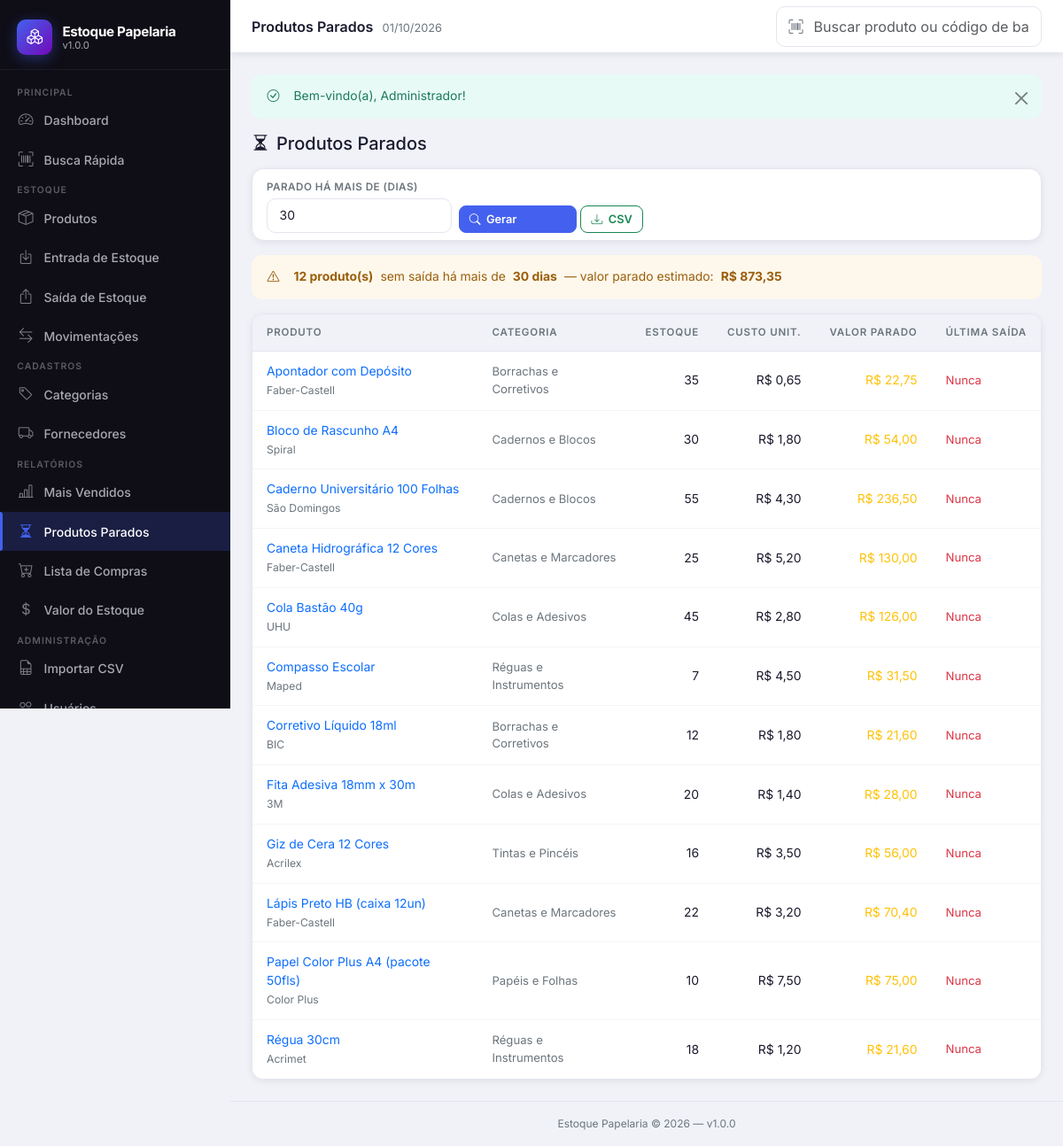
Screenshot of /radartechh/estoque/public/relatorios/parados (signed in) with the database file from the repository.
### tables this page shows
CREATE TABLE IF NOT EXISTS `produtos` (
    `id`             INT UNSIGNED AUTO_INCREMENT PRIMARY KEY,
    `nome`           VARCHAR(200)   NOT NULL,
    `codigo_barras`  VARCHAR(50)    DEFAULT NULL,
    `categoria_id`   INT UNSIGNED   DEFAULT NULL,
    `marca`          VARCHAR(100)   DEFAULT NULL,
    `preco_custo`    DECIMAL(10,2)  NOT NULL DEFAULT 0.00,
    `preco_venda`    DECIMAL(10,2)  NOT NULL DEFAULT 0.00,
    `estoque_atual`  INT            NOT NULL DEFAULT 0,
    `estoque_minimo` INT            NOT NULL DEFAULT 5,
    `ativo`          TINYINT(1)     NOT NULL DEFAULT 1,
    `criado_em`      DATETIME       NOT NULL DEFAULT CURRENT_TIMESTAMP,
    `atualizado_em`  DATETIME       NOT NULL DEFAULT CURRENT_TIMESTAMP ON UPDATE CURRENT_TIMESTAMP,
    UNIQUE KEY `uq_codigo_barras` (`codigo_barras`),
    INDEX `idx_produtos_nome`       (`nome`),
    INDEX `idx_produtos_categoria`  (`categoria_id`),
    INDEX `idx_produtos_ativo`      (`ativo`),
    INDEX `idx_produtos_estoque`    (`estoque_atual`, `estoque_minimo`),
    CONSTRAINT `fk_produto_categoria`
        FOREIGN KEY (`categoria_id`) REFERENCES `categorias` (`id`)
        ON UPDATE CASCADE ON DELETE SET NULL
);

CREATE TABLE IF NOT EXISTS `categorias` (
    `id`   INT UNSIGNED AUTO_INCREMENT PRIMARY KEY,
    `nome` VARCHAR(100) NOT NULL UNIQUE
);

### app/controllers/RelatoriosController.php (called while the page is built, shortened)
<?php
class RelatoriosController
{
    private PDO $db;
    public function __construct()
    {
        $this->db = getDB();
    }
    public function parados(?int $id = null): void
    {
        $dias = max(1, (int) ($_GET['dias'] ?? 30));
        $stmt = $this->db->prepare(
            'SELECT p.id, p.nome, p.marca, c.nome AS categoria,
                    p.estoque_atual, p.preco_custo, p.preco_venda,
                    (p.estoque_atual * p.preco_custo) AS valor_parado,
                    MAX(m.criado_em) AS ultima_saida
               FROM produtos p
               LEFT JOIN categorias c ON c.id = p.categoria_id
               LEFT JOIN movimentacoes m ON m.produto_id = p.id AND m.tipo = "saida"
              WHERE p.ativo = 1 AND p.estoque_atual > 0
              GROUP BY p.id, p.nome, p.marca, c.nome, p.estoque_atual, p.preco_custo, p.preco_venda
             HAVING ultima_saida IS NULL OR ultima_saida < DATE_SUB(NOW(), INTERVAL :dias DAY)
              ORDER BY ultima_saida ASC, p.nome ASC'
        );
        $stmt->bindValue(':dias', $dias, PDO::PARAM_INT);
        $stmt->execute();
        $produtos = $stmt->fetchAll();
        require_once dirname(__DIR__) . '/views/relatorios/parados.php';
    }
}

### config/database.php (called while the page is built, shortened)
<?php
function getDB(): PDO
{
    static $pdo = null;
    if ($pdo === null) {
        $dsn = sprintf(
            'mysql:host=%s;dbname=%s;charset=%s',
            DB_HOST,
            DB_NAME,
            DB_CHARSET
        );
        $opcoes = [
            PDO::ATTR_ERRMODE            => PDO::ERRMODE_EXCEPTION,
            PDO::ATTR_DEFAULT_FETCH_MODE => PDO::FETCH_ASSOC,
            PDO::ATTR_EMULATE_PREPARES   => false,
            PDO::MYSQL_ATTR_INIT_COMMAND => "SET NAMES utf8mb4 COLLATE utf8mb4_unicode_ci",
        ];
        try {
            $pdo = new PDO($dsn, DB_USER, DB_PASS, $opcoes);
        } catch (PDOException $e) {
            if (APP_DEBUG) {
                throw $e;
            }
            die('Não foi possível conectar ao banco de dados. Contate o administrador.');
        }
    }
    return $pdo;
}

### app/views/relatorios/parados.php (the view, shortened to what this page needs)
<?php
require_once dirname(__DIR__) . '/layouts/header.php';
$totalValor = array_sum(array_column($produtos, 'valor_parado'));
?>
<div class="d-flex justify-content-between align-items-center mb-3 flex-wrap gap-2">
  <h2 class="h5 fw-700 mb-0">
    <i class="bi bi-hourglass-split me-2"></i>Produtos Parados
  </h2>
</div>
<div class="card mb-3">
  <div class="card-body py-2">
    <form method="GET" action="<?= APP_URL ?>/relatorios/parados" class="row g-2 align-items-end">
      <div class="col-8 col-md-3">
        <label class="form-label mb-1" style="font-size:.73rem;">Parado há mais de (dias)</label>
        <input type="number" name="dias" class="form-control form-control-sm"
               value="<?= $dias ?>" min="1" max="3650">
      </div>
      <div class="col-4 col-md-3 d-flex gap-1">
        <button type="submit" class="btn btn-primary btn-sm flex-fill">
          <i class="bi bi-search"></i> Gerar
        </button>
        <a href="<?= APP_URL ?>/relatorios/parados?dias=<?= $dias ?>&exportar=1"
           class="btn btn-outline-success btn-sm">
          <i class="bi bi-download"></i> CSV
        </a>
      </div>
    </form>
  </div>
</div>
<?php if (!empty($produtos)): ?>
<div class="alert alert-warning mb-3">
  <i class="bi bi-exclamation-triangle me-2"></i>
  <strong><?= count($produtos) ?> produto(s)</strong> sem saída há mais de
  <strong><?= $dias ?> dias</strong> —
  valor parado estimado: <strong><?= moeda($totalValor) ?></strong>
</div>
<?php endif; ?>
<div class="card">
  <div class="table-responsive">
    <table class="table" aria-label="Produtos parados">
      <thead>
        <tr>
          <th>Produto</th>
          <th>Categoria</th>
          <th class="text-end">Estoque</th>
          <th class="text-end">Custo Unit.</th>
          <th class="text-end">Valor Parado</th>
          <th>Última Saída</th>
        </tr>
      </thead>
      <tbody>
        <?php if (empty($produtos)): ?>
          <tr>
            <td colspan="6" class="text-center py-5 text-success">
              <i class="bi bi-check-circle" style="font-size:2rem;"></i>
              <p class="mt-2 mb-0">Nenhum produto parado no período selecionado.</p>
            </td>
          </tr>
        <?php else: ?>
          <?php foreach ($produtos as $p): ?>
          <tr>
            <td>
              <a href="<?= APP_URL ?>/produtos/ver/<?= $p['id'] ?>"
                 class="fw-600 text-decoration-none"><?= e($p['nome']) ?></a>
              <?php if ($p['marca']): ?>
                <br><small class="text-secondary"><?= e($p['marca']) ?></small>
              <?php endif; ?>
            </td>
            <td class="text-secondary" style="font-size:.82rem;"><?= e($p['categoria'] ?? '—') ?></td>
            <td class="text-end fw-700"><?= $p['estoque_atual'] ?></td>
            <td class="text-end"><?= moeda((float)$p['preco_custo']) ?></td>
            <td class="text-end fw-700 text-warning"><?= moeda((float)$p['valor_parado']) ?></td>
            <td class="text-secondary" style="font-size:.82rem;">
              <?= $p['ultima_saida'] ? dataHora($p['ultima_saida']) : '<span class="text-danger fw-600">Nunca</span>' ?>
            </td>
          </tr>
          <?php endforeach; ?>
        <?php endif; ?>
      </tbody>
    </table>
  </div>
</div>
<?php require_once dirname(__DIR__) . '/layouts/footer.php'; ?>

### public/assets/css/estoque.css (style rules this page uses)
*, *::before, *::after { box-sizing: border-box; }
:root { --cor-primary: #4361ee; --cor-primary-dark: #3651d4; --cor-primary-light: #eef1fd; --cor-secondary: #7209b7; --cor-success: #2ec4b6; --cor-warning: #f4a261; --cor-danger: #e63946; --cor-info: #4cc9f0; --sidebar-bg: #0f0e17; --sidebar-width: 260px; --sidebar-text: #a8a8b3; --sidebar-text-hover:#ffffff; --sidebar-active-bg: rgba(67, 97, 238, 0.20); --sidebar-border: rgba(255,255,255,0.06); --body-bg: #f0f2f8; --card-bg: #ffffff; --text-primary: #1a1a2e; --text-secondary: #6c757d; --border-color: #e4e6ef; --shadow-sm: 0 2px 8px rgba(0,0,0,.07); --shadow-md: 0 4px 20px rgba(0,0,0,.10); --shadow-lg: 0 8px 40px rgba(0,0,0,.14); --transition: all 0.22s ease; }
html { scroll-behavior: smooth; }
body { font-family: 'Inter', sans-serif; background: var(--body-bg); color: var(--text-primary); font-size: 0.9rem; min-height: 100vh; margin: 0; }
a { text-decoration: none; transition: var(--transition); }
.card { background: var(--card-bg); border: 1px solid var(--border-color); border-radius: 14px; box-shadow: var(--shadow-sm); transition: var(--transition); }
.table-responsive { border-radius: 12px; }
.table { margin-bottom: 0; font-size: 0.87rem; }
.table thead th { background: var(--body-bg); color: var(--text-secondary); font-size: 0.72rem; font-weight: 600; text-transform: uppercase; letter-spacing: 0.07em; border-bottom: 1px solid var(--border-color); padding: 0.75rem 1rem; white-space: nowrap; }
.table tbody td { padding: 0.75rem 1rem; vertical-align: middle; border-bottom: 1px solid rgba(0,0,0,.04); color: var(--text-primary); }
.table tbody tr:last-child td { border-bottom: none; }
.form-control, .form-select { border: 1.5px solid var(--border-color); border-radius: 10px; padding: 0.5rem 0.85rem; font-size: 0.87rem; color: var(--text-primary); transition: var(--transition); background: #fff; }
.form-label { font-weight: 600; font-size: 0.8rem; color: var(--text-secondary); margin-bottom: 0.35rem; text-transform: uppercase; letter-spacing: 0.04em; }
.btn { border-radius: 10px; font-weight: 600; font-size: 0.85rem; padding: 0.5rem 1.1rem; transition: var(--transition); display: inline-flex; align-items: center; gap: 0.4rem; }
.btn-primary { background: var(--cor-primary); border-color: var(--cor-primary); color: #fff; }
.btn-sm { padding: 0.3rem 0.7rem; font-size: 0.8rem; border-radius: 8px; }
.alert { border: none; border-radius: 12px; font-size: 0.87rem; padding: 0.9rem 1.1rem; display: flex; align-items: center; gap: 0.5rem; }
.alert-warning { background: #fef8ec; color: #9a5e0a; }

### rows the page displays
produtos: nome "Apontador com Depósito", marca "Faber-Castell", categoria.nome "Borrachas e Corretivos", estoque_atual "35", preco_custo "R$ 0,65", valor_parado "R$ 22,75"
produtos: nome "Bloco de Rascunho A4", marca "Spiral", categoria.nome "Cadernos e Blocos", estoque_atual "30", preco_custo "R$ 1,80", valor_parado "R$ 54,00"
produtos: nome "Caderno Universitário 100 Folhas", marca "São Domingos", categoria.nome "Cadernos e Blocos", estoque_atual "55", preco_custo "R$ 4,30", valor_parado "R$ 236,50"
produtos: nome "Caneta Hidrográfica 12 Cores", marca "Faber-Castell", categoria.nome "Canetas e Marcadores", estoque_atual "25", preco_custo "R$ 5,20", valor_parado "R$ 130,00"
produtos: nome "Cola Bastão 40g", marca "UHU", categoria.nome "Colas e Adesivos", estoque_atual "45", preco_custo "R$ 2,80", valor_parado "R$ 126,00"
produtos: nome "Compasso Escolar", marca "Maped", categoria.nome "Réguas e Instrumentos", estoque_atual "7", preco_custo "R$ 4,50", valor_parado "R$ 31,50"
produtos: nome "Corretivo Líquido 18ml", marca "BIC", categoria.nome "Borrachas e Corretivos", estoque_atual "12", preco_custo "R$ 1,80", valor_parado "R$ 21,60"
produtos: nome "Fita Adesiva 18mm x 30m", marca "3M", categoria.nome "Colas e Adesivos", estoque_atual "20", preco_custo "R$ 1,40", valor_parado "R$ 28,00"
produtos: nome "Giz de Cera 12 Cores", marca "Acrilex", categoria.nome "Tintas e Pincéis", estoque_atual "16", preco_custo "R$ 3,50", valor_parado "R$ 56,00"
produtos: nome "Lápis Preto HB (caixa 12un)", marca "Faber-Castell", categoria.nome "Canetas e Marcadores", estoque_atual "22", preco_custo "R$ 3,20", valor_parado "R$ 70,40"
produtos: nome "Papel Color Plus A4 (pacote 50fls)", marca "Color Plus", categoria.nome "Papéis e Folhas", estoque_atual "10", preco_custo "R$ 7,50", valor_parado "R$ 75,00"
produtos: nome "Régua 30cm", marca "Acrimet", categoria.nome "Réguas e Instrumentos", estoque_atual "18", preco_custo "R$ 1,20", valor_parado "R$ 21,60"

### other values shown
APP_NAME "Estoque Papelaria"
APP_VERSION "1.0.0"
$tituloPagina "Produtos Parados"
$_SESSION['flash_sucesso'] "Bem-vindo(a), Administrador!"
count($produtos) "12"
$dias "30"
moeda($totalValor) "R$ 873,35"
